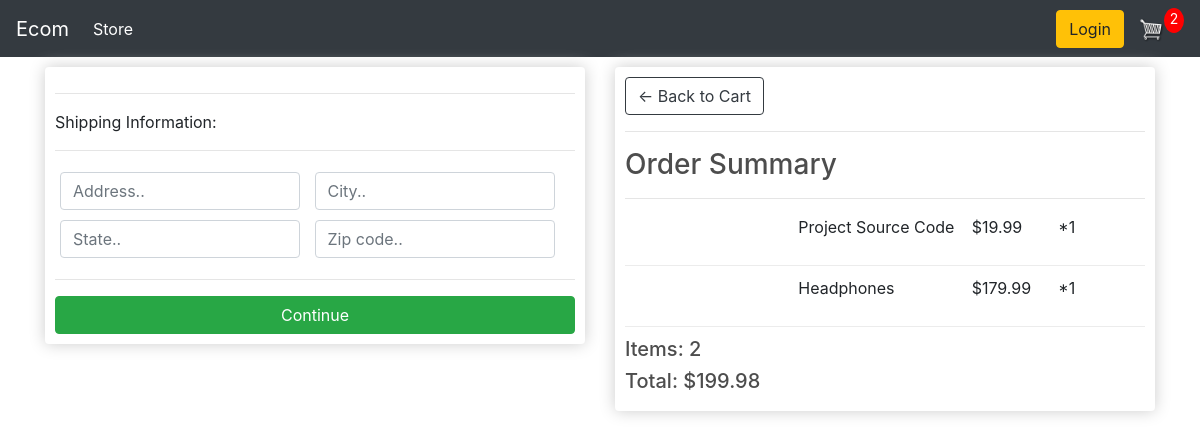
/checkout/ (signed in), run on an earlier commit of the app's database.
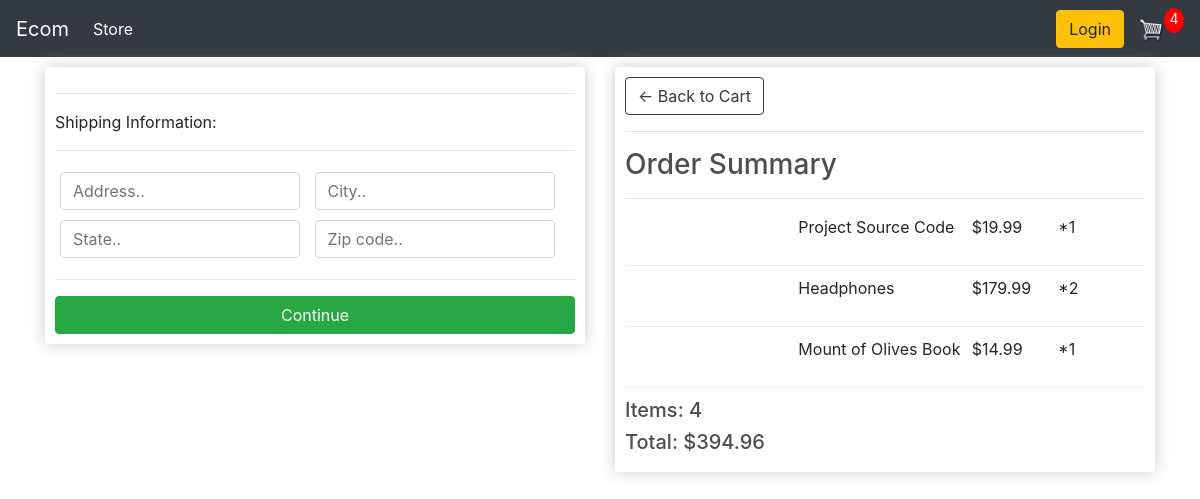
And on a later commit of the database.
### store/models.py (models this page shows, shortened)
class OrderItem(models.Model):
    product = models.ForeignKey(Product, on_delete=models.SET_NULL, null=True)
    order = models.ForeignKey(Order, on_delete=models.SET_NULL,null=True)
    quantity = models.IntegerField(default=0, null=True,blank=True)
    date_added = models.DateTimeField(auto_now_add=True)
    @property
    def get_total(self):
        total = self.product.price * self.quantity
        return total

class Product(models.Model):
    name = models.CharField(max_length=200, null=True)
    price = models.DecimalField(max_digits=7,decimal_places=2)
    digital = models.BooleanField(default=False, null=True,blank=False)
    image = CloudinaryField('image', default='image')
    @property
    def imageURL(self):
        try:
            url = self.image.url
        except:
            url = ''
        return url

class Order(models.Model):
    customer = models.ForeignKey(Customer, on_delete=models.SET_NULL,null=True, blank=True)
    date_ordered = models.DateTimeField(auto_now_add=True)
    complete = models.BooleanField(default=False,null=True,blank=False)
    transaction_id = models.CharField(max_length=100,null=True)
    @property
    def get_cart_total(self):
        orderitems = self.orderitem_set.all()
        total = sum([item.get_total for item in orderitems])
        return total
    @property
    def get_cart_items(self):
      orderitems = self.orderitem_set.all()
      total = sum([item.quantity for item in orderitems])
      return total
    @property
    def shipping(self):
        shipping = False
        orderitems = self.orderitem_set.all()
        for i in orderitems:
            if i.product.digital == False:
                shipping = True
        return shipping

### store/views.py (the view)
# urls.py: path('checkout/', views.checkout, name = "checkout"),
def checkout(request):
    data = cartData(request)
    cartItems = data['cartItems']
    order = data['order']
    items = data['items']
    context = {'items':items, 'order':order,'cartItems': cartItems,'shipping':False}
    return render(request,'store/checkout.html',context )

### store/utils.py (called while the page is built)
def cartData(request):
    if request.user.is_authenticated:
        customer = request.user.customer
        order, created = Order.objects.get_or_create(customer=customer,complete=False)
        items = order.orderitem_set.all()
        cartItems = order.get_cart_items
    else:
        cookieData = cookieCart(request)
        cartItems = cookieData['cartItems']
        order = cookieData['order']
        items = cookieData['items']
    return {'cartItems':cartItems ,'order':order, 'items':items}

### store/templates/store/checkout.html (shortened to what this page needs)
{% extends 'store/main.html'%}
{% load static %}
{% block content %}
    <div class="row">
        <div class="col-lg-6">
            <div class="box-element" id="form-wrapper">
                <form id="form">
                    <div id="shipping-info">
                        <hr>
						<p>Shipping Information:</p>
						<hr>
						<div class="form-field">
							<input class="form-control" type="text" name="address" placeholder="Address..">
						</div>
						<div class="form-field">
							<input class="form-control" type="text" name="city" placeholder="City..">
						</div>
						<div class="form-field">
							<input class="form-control" type="text" name="state" placeholder="State..">
						</div>
						<div class="form-field">
							<input class="form-control" type="text" name="zipcode" placeholder="Zip code..">
						</div>
                    </div>
                    <hr>
                    <input id="form-button" class="btn btn-success btn-block" type="submit" value="Continue">
                </form>
            </div>
            <br>
        </div>
        <div class="col-lg-6">
            <div class="box-element">
                <a  class="btn btn-outline-dark" href="{% url 'cart' %}">&#x2190; Back to Cart</a>
				<hr>
				<h3>Order Summary</h3>
				<hr>
				{% for item in items %}
				<div class="cart-row">
					<div style="flex:2"><img class="row-image" src="{{item.product.imageURL}}"></div>
					<div style="flex:2"><p>{{item.product.name}}</p></div>
					<div style="flex:1"><p>${{item.product.price}}</p></div>
					<div style="flex:1"><p>*{{item.quantity}}</p></div>
				</div>
				{% endfor %}
				<h5>Items: {{order.get_cart_items}}</h5>
				<h5>Total: ${{order.get_cart_total|floatformat:2}}</h5>
            </div>
        </div>
    </div>
{% endblock content %}

What changed in the data, as far as the page shows it:
changed OrderItem "Headphones": quantity "1" → "2"
added OrderItem: product.name "Mount of Olives Book", product.price "14.99", quantity "1"
changed Order: get_cart_items "2" → "4"; get_cart_total "199.98" → "394.96"
Also different on the page:
{{ cartItems }}: "2" → "4"
